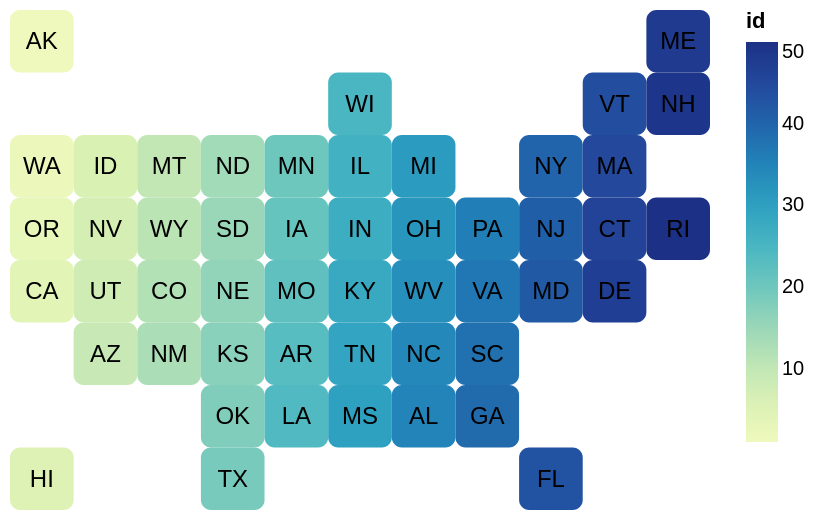

Notebook code for this chart:
### Code cell
# display the chart
chart

### Figure 1 — Vega-Lite specification as saved in the notebook (floating-point values rounded to 4 significant figures)
{"config": {"view": {"continuousWidth": 300, "continuousHeight": 300, "strokeOpacity": 0}}, "layer": [{"mark": {"type": "rect", "cornerRadius": 5, "stroke": null}, "encoding": {"color": {"field": "id", "type": "quantitative"}, "x": {"axis": null, "field": "col", "type": "ordinal"}, "y": {"axis": null, "field": "row", "type": "ordinal"}}}, {"mark": {"type": "text", "align": "center", "baseline": "middle", "fill": "black", "fontSize": 12}, "encoding": {"color": {"field": "id", "type": "quantitative"}, "text": {"field": "code", "type": "ordinal"}, "x": {"axis": null, "field": "col", "type": "ordinal"}, "y": {"axis": null, "field": "row", "type": "ordinal"}}}], "data": {"name": "data-8ab3c0fd7777194095be44c48359d9a7"}, "height": 250, "width": 350, "$schema": "https://vega.github.io/schema/vega-lite/v5.20.1.json", "datasets": {"data-8ab3c0fd7777194095be44c48359d9a7": [{"id": 1, "publication": "New York Times 2", "state": "Alaska", "code": "AK", "col": 3, "row": 1}, {"id": 2, "publication": "New York Times 2", "state": "Washington", "code": "WA", "col": 3, "row": 3}, {"id": 3, "publication": "New York Times 2", "state": "Oregon", "code": "OR", "col": 3, "row": 4}, {"id": 4, "publication": "New York Times 2", "state": "California", "code": "CA", "col": 3, "row": 5}, {"id": 5, "publication": "New York Times 2", "state": "Hawaii", "code": "HI", "col": 3, "row": 8}, {"id": 6, "publication": "New York Times 2", "state": "Idaho", "code": "ID", "col": 4, "row": 3}, {"id": 7, "publication": "New York Times 2", "state": "Nevada", "code": "NV", "col": 4, "row": 4}, {"id": 8, "publication": "New York Times 2", "state": "Utah", "code": "UT", "col": 4, "row": 5}, {"id": 9, "publication": "New York Times 2", "state": "Arizona", "code": "AZ", "col": 4, "row": 6}, {"id": 10, "publication": "New York Times 2", "state": "Montana", "code": "MT", "col": 5, "row": 3}, {"id": 11, "publication": "New York Times 2", "state": "Wyoming", "code": "WY", "col": 5, "row": 4}, {"id": 12, "publication": "New York Times 2", "state": "Colorado", "code": "CO", "col": 5, "row": 5}, {"id": 13, "publication": "New York Times 2", "state": "New Mexico", "code": "NM", "col": 5, "row": 6}, {"id": 14, "publication": "New York Times 2", "state": "North Dakota", "code": "ND", "col": 6, "row": 3}, {"id": 15, "publication": "New York Times 2", "state": "South Dakota", "code": "SD", "col": 6, "row": 4}, {"id": 16, "publication": "New York Times 2", "state": "Nebraska", "code": "NE", "col": 6, "row": 5}, {"id": 17, "publication": "New York Times 2", "state": "Kansas", "code": "KS", "col": 6, "row": 6}, {"id": 18, "publication": "New York Times 2", "state": "Oklahoma", "code": "OK", "col": 6, "row": 7}, {"id": 19, "publication": "New York Times 2", "state": "Texas", "code": "TX", "col": 6, "row": 8}, {"id": 20, "publication": "New York Times 2", "state": "Minnesota", "code": "MN", "col": 7, "row": 3}, {"id": 21, "publication": "New York Times 2", "state": "Iowa", "code": "IA", "col": 7, "row": 4}, {"id": 22, "publication": "New York Times 2", "state": "Missouri", "code": "MO", "col": 7, "row": 5}, {"id": 23, "publication": "New York Times 2", "state": "Arkansas", "code": "AR", "col": 7, "row": 6}, {"id": 24, "publication": "New York Times 2", "state": "Louisiana", "code": "LA", "col": 7, "row": 7}, {"id": 25, "publication": "New York Times 2", "state": "Wisconsin", "code": "WI", "col": 8, "row": 2}, {"id": 26, "publication": "New York Times 2", "state": "Illinois", "code": "IL", "col": 8, "row": 3}, {"id": 27, "publication": "New York Times 2", "state": "Indiana", "code": "IN", "col": 8, "row": 4}, {"id": 28, "publication": "New York Times 2", "state": "Kentucky", "code": "KY", "col": 8, "row": 5}, {"id": 29, "publication": "New York Times 2", "state": "Tennessee", "code": "TN", "col": 8, "row": 6}, {"id": 30, "publication": "New York Times 2", "state": "Mississippi", "code": "MS", "col": 8, "row": 7}, {"id": 31, "publication": "New York Times 2", "state": "Michigan", "code": "MI", "col": 9, "row": 3}, {"id": 32, "publication": "New York Times 2", "state": "Ohio", "code": "OH", "col": 9, "row": 4}, {"id": 33, "publication": "New York Times 2", "state": "West Virginia", "code": "WV", "col": 9, "row": 5}, {"id": 34, "publication": "New York Times 2", "state": "North Carolina", "code": "NC", "col": 9, "row": 6}, {"id": 35, "publication": "New York Times 2", "state": "Alabama", "code": "AL", "col": 9, "row": 7}, {"id": 36, "publication": "New York Times 2", "state": "Pennsylvania", "code": "PA", "col": 10, "row": 4}, {"id": 37, "publication": "New York Times 2", "state": "Virginia", "code": "VA", "col": 10, "row": 5}, {"id": 38, "publication": "New York Times 2", "state": "South Carolina", "code": "SC", "col": 10, "row": 6}, {"id": 39, "publication": "New York Times 2", "state": "Georgia", "code": "GA", "col": 10, "row": 7}, {"id": 40, "publication": "New York Times 2", "state": "New York", "code": "NY", "col": 11, "row": 3}, {"id": 41, "publication": "New York Times 2", "state": "New Jersey", "code": "NJ", "col": 11, "row": 4}, {"id": 42, "publication": "New York Times 2", "state": "Maryland", "code": "MD", "col": 11, "row": 5}, {"id": 43, "publication": "New York Times 2", "state": "Florida", "code": "FL", "col": 11, "row": 8}, {"id": 44, "publication": "New York Times 2", "state": "Vermont", "code": "VT", "col": 12, "row": 2}, {"id": 45, "publication": "New York Times 2", "state": "Massachusetts", "code": "MA", "col": 12, "row": 3}, {"id": 46, "publication": "New York Times 2", "state": "Connecticut", "code": "CT", "col": 12, "row": 4}, {"id": 47, "publication": "New York Times 2", "state": "Delaware", "code": "DE", "col": 12, "row": 5}, {"id": 48, "publication": "New York Times 2", "state": "Maine", "code": "ME", "col": 13, "row": 1}, {"id": 49, "publication": "New York Times 2", "state": "New Hampshire", "code": "NH", "col": 13, "row": 2}, {"id": 50, "publication": "New York Times 2", "state": "Rhode Island", "code": "RI", "col": 13, "row": 4}]}}
